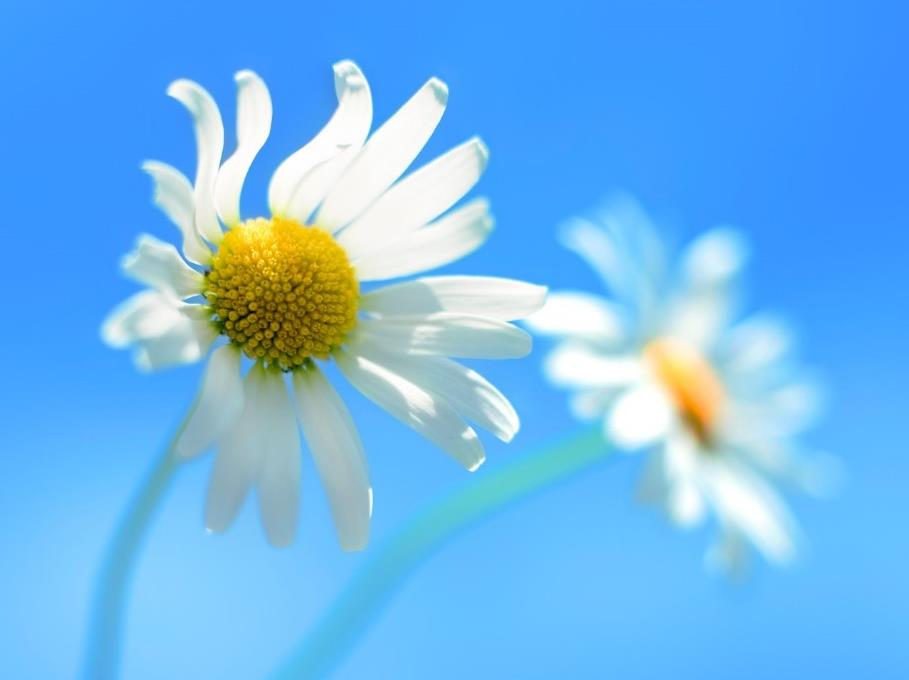
#> input picture imgs/4.jpg, 909 x 680 px
$ python demo6.py
#> lines starting #> are read from the running program, lines starting #| are printed output that depends on the picture; after the words box and inside, x2 and y2 are one past the last pixel; in counts of white or black regions, pixels touching at a corner belong together
# 图片镜像

import cv2
import numpy as np
img = cv2.imread('../imgs/4.jpg', 1)
#> img is the input picture: shape (680, 909, 3); mean B, G, R 237, 182.6, 111.4
cv2.imshow('src', img)
imgInfo = img.shape
#> imgInfo = (680, 909, 3)
height = imgInfo[0]
#> height = 680
width = imgInfo[1]
#> width = 909
deep = imgInfo[2]
#> deep = 3
newImgInfo = (height*2, width, deep)
#> newImgInfo = (1360, 909, 3)
dst = np.zeros(newImgInfo, np.uint8) # uint8
for i in range(0, height):
    for j in range(0, width):
        dst[i, j] = img[i, j]
        # x y = 2*h -y -1
        dst[height*2-i-1, j] = img[i, j]
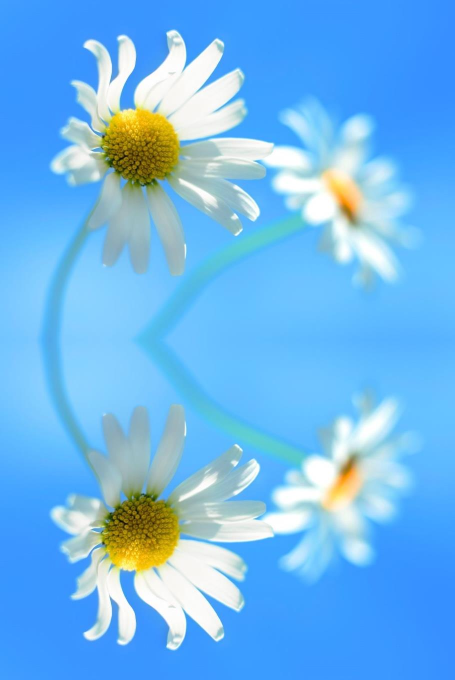
#> dst: shape (1360, 909, 3) (shown at 1/2 size); mean B, G, R 237, 182.6, 111.4
for i in range(0, width):
    dst[height, i] = (0, 0, 255) # BGR
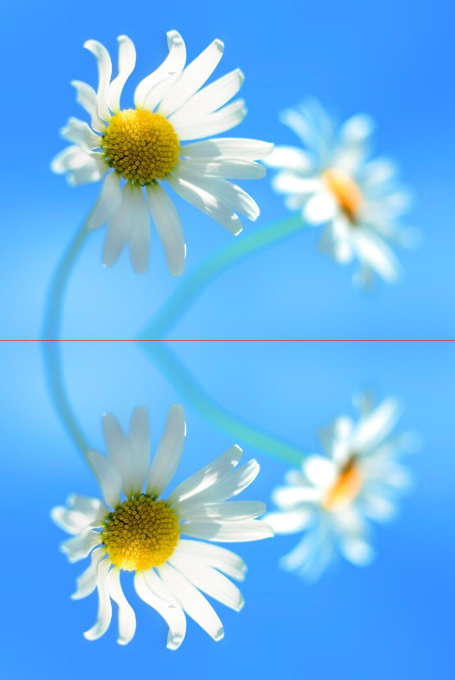
#> dst: shape (1360, 909, 3) (shown at 1/2 size); 0.07% of pixels changed, all inside (x1, y1, x2, y2) = (0, 680, 909, 681)
cv2.imshow('dst', dst)
cv2.waitKey(0)

$ run again, with imgs/1.jpg copied over imgs/4.jpg
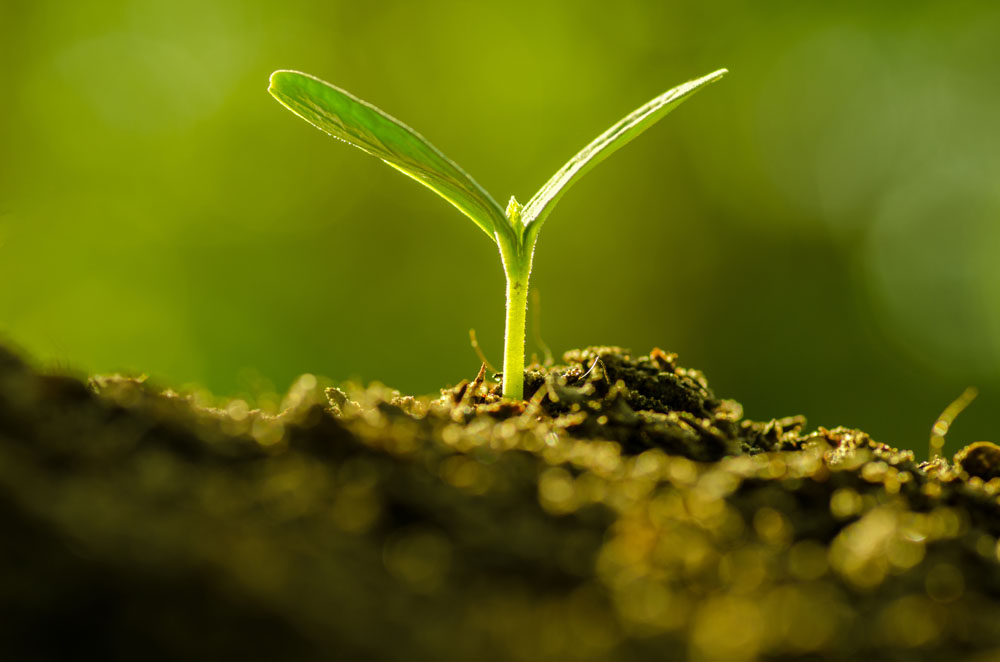
#> input picture imgs/1.jpg, 1000 x 662 px
#> img is the input picture: shape (662, 1000, 3); mean B, G, R 9.3, 100, 93.7
#> after the loop `for i in range(0, height):`:
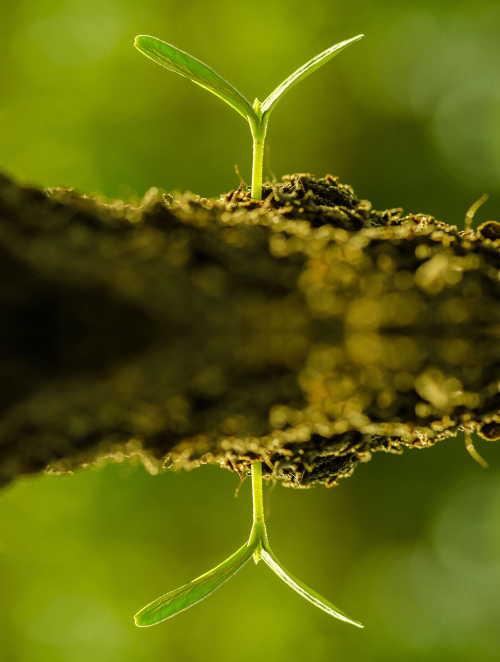
#> dst: shape (1324, 1000, 3) (shown at 1/2 size); mean B, G, R 9.3, 100, 93.7
#> after the loop `for i in range(0, width):`:
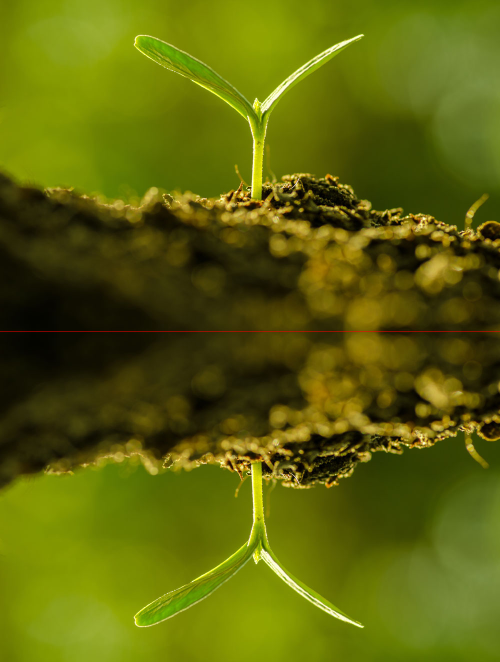
#> dst: shape (1324, 1000, 3) (shown at 1/2 size); 0.08% of pixels changed, all inside (x1, y1, x2, y2) = (0, 662, 1000, 663)
